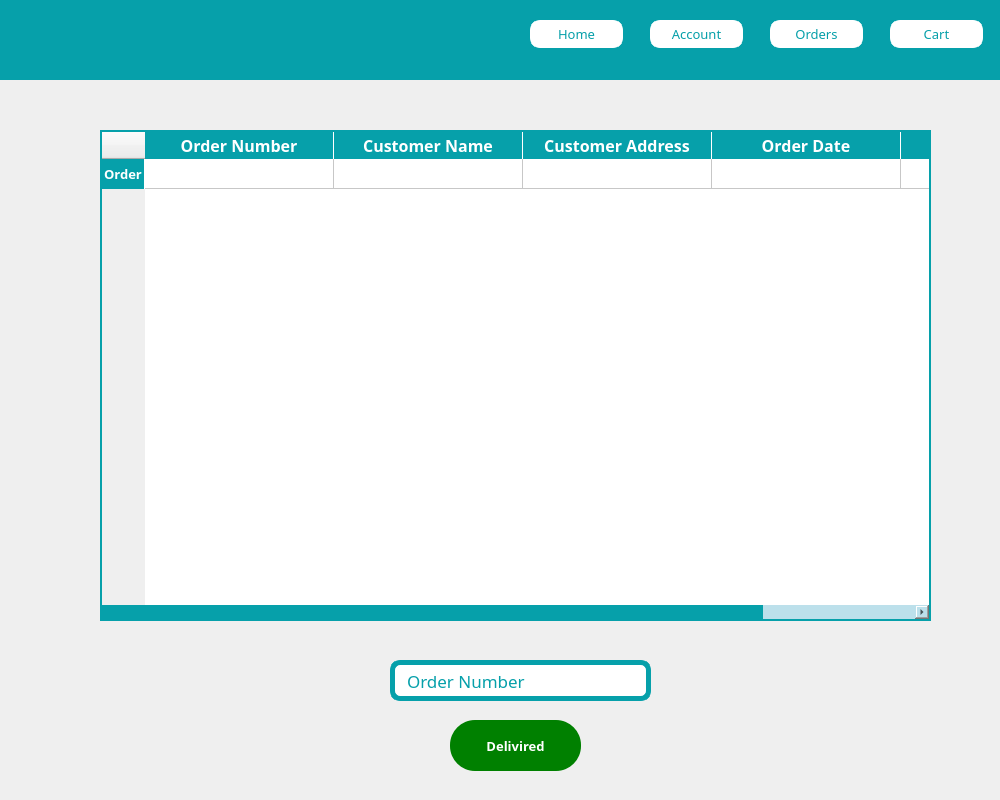
<?xml version="1.0" encoding="UTF-8"?>
<ui version="4.0">
 <class>MainWindow</class>
 <widget class="QMainWindow" name="MainWindow">
  <property name="geometry">
   <rect>
    <x>0</x>
    <y>0</y>
    <width>1000</width>
    <height>800</height>
   </rect>
  </property>
  <property name="minimumSize">
   <size>
    <width>1000</width>
    <height>800</height>
   </size>
  </property>
  <property name="maximumSize">
   <size>
    <width>1000</width>
    <height>800</height>
   </size>
  </property>
  <property name="windowTitle">
   <string>B3B3 - Delivary</string>
  </property>
  <widget class="QWidget" name="centralwidget">
   <widget class="QTableWidget" name="tableWidget">
    <property name="geometry">
     <rect>
      <x>100</x>
      <y>130</y>
      <width>831</width>
      <height>491</height>
     </rect>
    </property>
    <property name="font">
     <font>
      <family>Sans Serif Collection</family>
      <pointsize>10</pointsize>
      <weight>50</weight>
      <italic>false</italic>
      <bold>false</bold>
      <underline>false</underline>
     </font>
    </property>
    <property name="cursor" stdset="0">
     <cursorShape>ArrowCursor</cursorShape>
    </property>
    <property name="mouseTracking">
     <bool>false</bool>
    </property>
    <property name="layoutDirection">
     <enum>Qt::LeftToRight</enum>
    </property>
    <property name="autoFillBackground">
     <bool>false</bool>
    </property>
    <property name="styleSheet">
     <string notr="true">QHeaderView::section {
    background-color: #06a0aa ;
    color: white;
	border: none;
	border-right: 1px solid white;
}
QTableView {
	 border: 2px solid #06a0aa;
}
QTableView::item:focus{
    border: 2px solid #06a0aa;
	color: #06a0aa;
	background-color: rgb(212, 212, 212);
}
QScrollBar:vertical {
    background: rgb(188, 224, 235);
}
 QScrollBar::handle:vertical {
    background: rgb(71, 153, 176);
 }
QScrollBar:horizontal {
    background:rgb(188, 224, 235);
}
 QScrollBar::handle:horizontal {
    background: #06a0aa;
 }</string>
    </property>
    <property name="frameShape">
     <enum>QFrame::Box</enum>
    </property>
    <property name="lineWidth">
     <number>1</number>
    </property>
    <property name="autoScrollMargin">
     <number>16</number>
    </property>
    <property name="dragEnabled">
     <bool>false</bool>
    </property>
    <property name="alternatingRowColors">
     <bool>false</bool>
    </property>
    <property name="selectionBehavior">
     <enum>QAbstractItemView::SelectItems</enum>
    </property>
    <property name="sortingEnabled">
     <bool>true</bool>
    </property>
    <property name="columnCount">
     <number>5</number>
    </property>
    <attribute name="horizontalHeaderVisible">
     <bool>true</bool>
    </attribute>
    <attribute name="horizontalHeaderCascadingSectionResizes">
     <bool>false</bool>
    </attribute>
    <attribute name="horizontalHeaderMinimumSectionSize">
     <number>35</number>
    </attribute>
    <attribute name="horizontalHeaderDefaultSectionSize">
     <number>189</number>
    </attribute>
    <attribute name="horizontalHeaderHighlightSections">
     <bool>true</bool>
    </attribute>
    <attribute name="horizontalHeaderShowSortIndicator" stdset="0">
     <bool>true</bool>
    </attribute>
    <attribute name="horizontalHeaderStretchLastSection">
     <bool>true</bool>
    </attribute>
    <attribute name="verticalHeaderVisible">
     <bool>true</bool>
    </attribute>
    <attribute name="verticalHeaderCascadingSectionResizes">
     <bool>false</bool>
    </attribute>
    <attribute name="verticalHeaderStretchLastSection">
     <bool>false</bool>
    </attribute>
    <row>
     <property name="text">
      <string>Order</string>
     </property>
     <property name="font">
      <font>
       <family>Sans Serif Collection</family>
       <pointsize>10</pointsize>
       <weight>75</weight>
       <bold>true</bold>
      </font>
     </property>
     <property name="textAlignment">
      <set>AlignCenter</set>
     </property>
    </row>
    <column>
     <property name="text">
      <string>Order Number</string>
     </property>
     <property name="font">
      <font>
       <family>Sans Serif Collection</family>
       <pointsize>12</pointsize>
       <weight>75</weight>
       <bold>true</bold>
      </font>
     </property>
     <property name="foreground">
      <brush brushstyle="SolidPattern">
       <color alpha="255">
        <red>6</red>
        <green>160</green>
        <blue>170</blue>
       </color>
      </brush>
     </property>
    </column>
    <column>
     <property name="text">
      <string>Customer Name</string>
     </property>
     <property name="font">
      <font>
       <family>Sans Serif Collection</family>
       <pointsize>12</pointsize>
       <weight>75</weight>
       <bold>true</bold>
      </font>
     </property>
    </column>
    <column>
     <property name="text">
      <string>Customer Address</string>
     </property>
     <property name="font">
      <font>
       <family>Sans Serif Collection</family>
       <pointsize>12</pointsize>
       <weight>75</weight>
       <bold>true</bold>
      </font>
     </property>
    </column>
    <column>
     <property name="text">
      <string>Order Date</string>
     </property>
     <property name="font">
      <font>
       <family>Sans Serif Collection</family>
       <pointsize>12</pointsize>
       <weight>75</weight>
       <bold>true</bold>
      </font>
     </property>
     <property name="foreground">
      <brush brushstyle="SolidPattern">
       <color alpha="255">
        <red>6</red>
        <green>160</green>
        <blue>170</blue>
       </color>
      </brush>
     </property>
    </column>
    <column>
     <property name="text">
      <string>Order State</string>
     </property>
     <property name="font">
      <font>
       <family>Sans Serif Collection</family>
       <pointsize>12</pointsize>
       <weight>75</weight>
       <bold>true</bold>
      </font>
     </property>
     <property name="foreground">
      <brush brushstyle="SolidPattern">
       <color alpha="255">
        <red>6</red>
        <green>159</green>
        <blue>169</blue>
       </color>
      </brush>
     </property>
    </column>
    <item row="0" column="0">
     <property name="text">
      <string/>
     </property>
     <property name="textAlignment">
      <set>AlignCenter</set>
     </property>
    </item>
    <item row="0" column="3">
     <property name="text">
      <string/>
     </property>
     <property name="textAlignment">
      <set>AlignCenter</set>
     </property>
    </item>
    <item row="0" column="4">
     <property name="text">
      <string/>
     </property>
     <property name="textAlignment">
      <set>AlignCenter</set>
     </property>
    </item>
   </widget>
   <widget class="QLineEdit" name="login_email_lineEdit">
    <property name="geometry">
     <rect>
      <x>390</x>
      <y>660</y>
      <width>261</width>
      <height>41</height>
     </rect>
    </property>
    <property name="font">
     <font>
      <family>Sans Serif Collection</family>
      <pointsize>13</pointsize>
     </font>
    </property>
    <property name="styleSheet">
     <string notr="true">background-color:white;
border: 5px solid rgb(6, 160, 170);
color: rgb(6, 160, 170);
border-radius:10px;
padding-left:10px;</string>
    </property>
    <property name="text">
     <string>Order Number</string>
    </property>
   </widget>
   <widget class="QLabel" name="category1_b3b3Logo_label">
    <property name="geometry">
     <rect>
      <x>20</x>
      <y>0</y>
      <width>80</width>
      <height>80</height>
     </rect>
    </property>
    <property name="styleSheet">
     <string notr="true">background-color: transparent;</string>
    </property>
    <property name="text">
     <string/>
    </property>
    <property name="pixmap">
     <pixmap>../../../../pyqt5/MATELRIAL/IMG/Logo.jpg</pixmap>
    </property>
    <property name="scaledContents">
     <bool>true</bool>
    </property>
   </widget>
   <widget class="QPushButton" name="category1_account_pushButton">
    <property name="geometry">
     <rect>
      <x>650</x>
      <y>20</y>
      <width>93</width>
      <height>28</height>
     </rect>
    </property>
    <property name="font">
     <font>
      <family>Sans Serif Collection</family>
      <pointsize>10</pointsize>
     </font>
    </property>
    <property name="styleSheet">
     <string notr="true">border: 5px solid white;
background-color: rgb(255, 255, 255);
color: rgb(5, 159, 169);
border-radius:10px;
</string>
    </property>
    <property name="text">
     <string>Account</string>
    </property>
    <property name="icon">
     <iconset>
      <normaloff>../../../../pyqt5/MATELRIAL/IMG/account.jpg</normaloff>../../../../pyqt5/MATELRIAL/IMG/account.jpg</iconset>
    </property>
    <property name="iconSize">
     <size>
      <width>20</width>
      <height>20</height>
     </size>
    </property>
   </widget>
   <widget class="QPushButton" name="product_buy_pushButton_3">
    <property name="geometry">
     <rect>
      <x>450</x>
      <y>720</y>
      <width>131</width>
      <height>51</height>
     </rect>
    </property>
    <property name="font">
     <font>
      <family>Sans Serif Collection</family>
      <pointsize>10</pointsize>
      <weight>75</weight>
      <bold>true</bold>
     </font>
    </property>
    <property name="styleSheet">
     <string notr="true">QPushButton:hover {
color:green;
background-color:white;
border:3px solid green;
border-radius:25px;
}
QPushButton{
background-color:green;
color: white;
border-radius:25px;
}

</string>
    </property>
    <property name="text">
     <string>Delivired</string>
    </property>
    <property name="iconSize">
     <size>
      <width>30</width>
      <height>30</height>
     </size>
    </property>
   </widget>
   <widget class="QPushButton" name="category1_orders_pushButton">
    <property name="geometry">
     <rect>
      <x>770</x>
      <y>20</y>
      <width>93</width>
      <height>28</height>
     </rect>
    </property>
    <property name="font">
     <font>
      <family>Sans Serif Collection</family>
      <pointsize>10</pointsize>
     </font>
    </property>
    <property name="styleSheet">
     <string notr="true">border: 5px solid white;
background-color: rgb(255, 255, 255);
color: rgb(5, 159, 169);
border-radius:10px;
</string>
    </property>
    <property name="text">
     <string>Orders</string>
    </property>
    <property name="icon">
     <iconset>
      <normaloff>../../../../pyqt5/MATELRIAL/IMG/orders.jpg</normaloff>../../../../pyqt5/MATELRIAL/IMG/orders.jpg</iconset>
    </property>
    <property name="iconSize">
     <size>
      <width>30</width>
      <height>30</height>
     </size>
    </property>
   </widget>
   <widget class="QLabel" name="category1_background_label">
    <property name="geometry">
     <rect>
      <x>-10</x>
      <y>-10</y>
      <width>1121</width>
      <height>90</height>
     </rect>
    </property>
    <property name="styleSheet">
     <string notr="true">background-color:rgb(6, 160, 170);</string>
    </property>
    <property name="text">
     <string/>
    </property>
   </widget>
   <widget class="QPushButton" name="category1_home_pushButton">
    <property name="geometry">
     <rect>
      <x>530</x>
      <y>20</y>
      <width>93</width>
      <height>28</height>
     </rect>
    </property>
    <property name="font">
     <font>
      <family>Sans Serif Collection</family>
      <pointsize>10</pointsize>
     </font>
    </property>
    <property name="styleSheet">
     <string notr="true">border: 5px solid white;
background-color: rgb(255, 255, 255);
color: rgb(5, 159, 169);
border-radius:10px;
</string>
    </property>
    <property name="text">
     <string>Home</string>
    </property>
    <property name="icon">
     <iconset>
      <normaloff>../../../../pyqt5/MATELRIAL/IMG/icons8-home-1000.png</normaloff>../../../../pyqt5/MATELRIAL/IMG/icons8-home-1000.png</iconset>
    </property>
    <property name="iconSize">
     <size>
      <width>20</width>
      <height>20</height>
     </size>
    </property>
   </widget>
   <widget class="QPushButton" name="category1_cart_pushButton">
    <property name="geometry">
     <rect>
      <x>890</x>
      <y>20</y>
      <width>93</width>
      <height>28</height>
     </rect>
    </property>
    <property name="font">
     <font>
      <family>Sans Serif Collection</family>
      <pointsize>10</pointsize>
     </font>
    </property>
    <property name="styleSheet">
     <string notr="true">

QPushButton{
border: 5px solid white;
background-color: rgb(255, 255, 255);
color: rgb(5, 159, 169);
border-radius:10px;
}

</string>
    </property>
    <property name="text">
     <string>Cart</string>
    </property>
    <property name="icon">
     <iconset>
      <normaloff>../../../../pyqt5/MATELRIAL/IMG/icons8-cart-48.png</normaloff>../../../../pyqt5/MATELRIAL/IMG/icons8-cart-48.png</iconset>
    </property>
    <property name="iconSize">
     <size>
      <width>30</width>
      <height>30</height>
     </size>
    </property>
   </widget>
   <zorder>category1_background_label</zorder>
   <zorder>tableWidget</zorder>
   <zorder>login_email_lineEdit</zorder>
   <zorder>category1_b3b3Logo_label</zorder>
   <zorder>category1_account_pushButton</zorder>
   <zorder>product_buy_pushButton_3</zorder>
   <zorder>category1_orders_pushButton</zorder>
   <zorder>category1_home_pushButton</zorder>
   <zorder>category1_cart_pushButton</zorder>
  </widget>
 </widget>
 <resources/>
 <connections/>
</ui>
